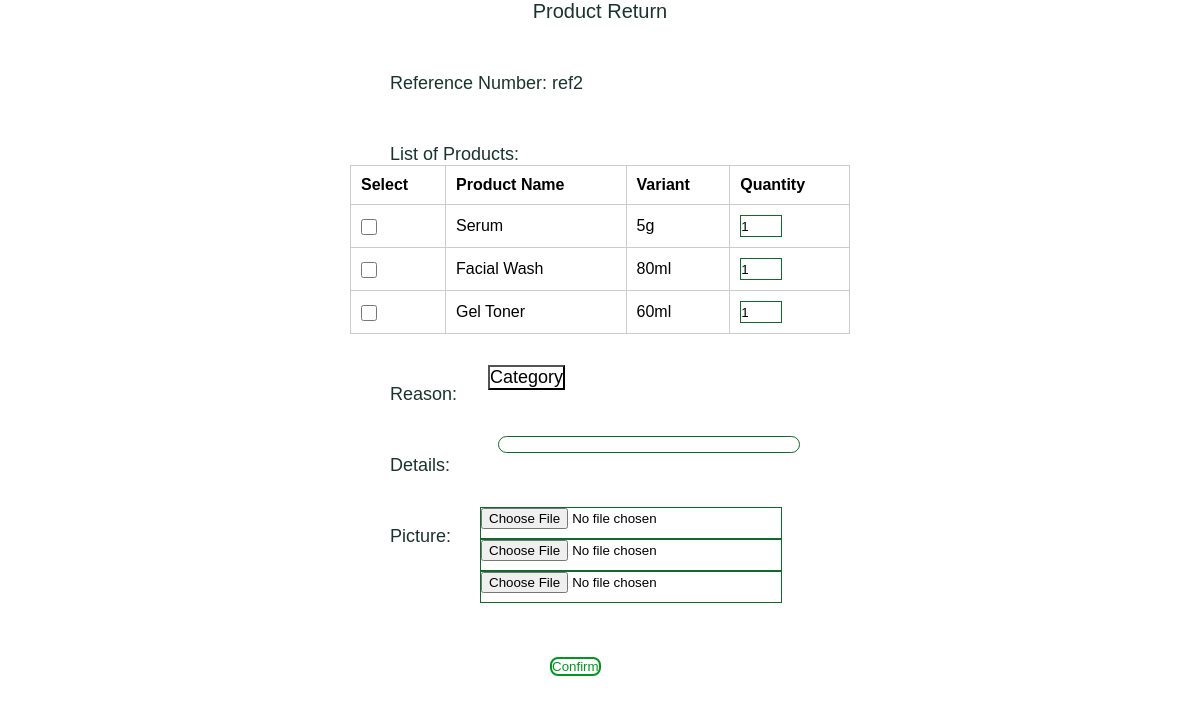
Screenshot of /purchaseRecord/popupReturn.php?ref=ref2 with the database file from the repository.
### tables this page shows
CREATE TABLE `tblordercheckoutdata` (
  `OrderRefNumber` varchar(100) NOT NULL,
  `ProductName` varchar(100) NOT NULL,
  `volume` varchar(100) NOT NULL,
  `Quantity` int NOT NULL,
  `Price` int NOT NULL
);

### purchaseRecord/popupReturn.php (the view, shortened to what this page needs)
<!DOCTYPE html>
<?php
    include('../includesPHP/database.php');
    $ref = $_GET['ref'];
?>
<html lang="en">
<head>
    <link rel="stylesheet" href="https://cdnjs.cloudflare.com/ajax/libs/font-awesome/6.3.0/css/all.min.css" />
    <link rel="stylesheet" href="../css/style.css">
</head>
<body>
    <div class="return-products-info">
        <p class="ret-title">Product Return</p>
        <p class="ret-cat">Reference Number: <?php echo $ref ?></p>
        <p class="ret-cat">List of Products: </p>
        <table>
            <thead>
                <tr>
                    <th data-th="Checkbox">Select</th>
                    <th data-th="Product Name">Product Name</th>
                    <th data-th="Variant">Variant</th>
                    <th data-th="Quantity">Quantity</th>
                </tr>
            </thead>
            <tbody>
                <?php
                    $sql = "SELECT * FROM tblordercheckoutdata WHERE OrderRefNumber = '$ref'";
                    $result = $conn->query($sql);
                    if (mysqli_num_rows($result) > 0) {
                        while ($row = mysqli_fetch_assoc($result)) {
                            $prodName = $row['ProductName'];
                            $volume = $row['volume'];
                            $quantity = $row['Quantity'];
                            echo "<tr data-ref='$ref'>
                                <td data-th='Checkbox'><input type='checkbox'></td>
                                <td data-th='Product Name' id='ProdName'>$prodName</td>
                                <td data-th='Variant' id='ProdVariant'>$volume</td>
                                <td data-th='Quantity'>
                                    <input type='number' value='1' min='0' max='$quantity' oninput='enforceMaxValue(this)' id='prodQuantity'>
                                </td>
                            </tr>";
                        }
                    }
                ?>
            </tbody>
        </table>
        <p class="ret-cat">Reason: </p>
        <button class="ret-reason-btn" onclick="retconfunc()">Category </button>
        <p class="ret-cat">Details: </p>
        <input type="text" class="ret-details-txtbox" id='reason'>
        <p class="ret-cat">Picture: </p>
            <form class="ret-cat-box" method="post" enctype="multipart/form-data">
                <input class="ret-picture-box" type="file" name="image1" accept="image/*">
                <input class="ret-picture-box" type="file" name="image2" accept="image/*">
                <input class="ret-picture-box" type="file" name="image3" accept="image/*">
            </form>
                <button class="ret-confirm" onclick="returnConfirm('<?php echo $ref?>')">Confirm</button>
    </div>
</body>
</html>

### purchaseRecord/popupReturn.php (style rules this page uses)
table { width: 100%; border-collapse: collapse; margin-bottom: 20px; overflow-x: auto; }
table, th, td { border: 1px solid #ccc; }
th, td { padding: 10px; text-align: left; }
input[type="checkbox"] { width: 16px; height: 16px; margin: 0; vertical-align: middle; }
input[type="number"] { width: auto; height: 20px; }

### rows the page displays
tblordercheckoutdata: ProductName "Serum", volume "5g", Quantity "1"
tblordercheckoutdata: ProductName "Facial Wash", volume "80ml", Quantity "1"
tblordercheckoutdata: ProductName "Gel Toner", volume "60ml", Quantity "1"

### other values shown
$ref "ref2"
